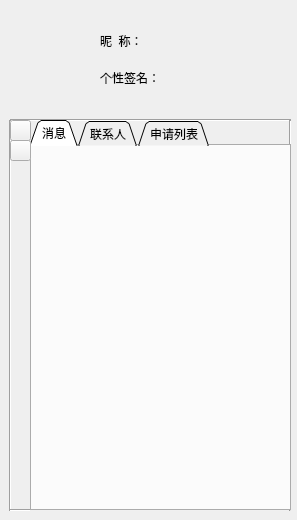
<?xml version="1.0" encoding="UTF-8"?>
<ui version="4.0">
 <class>dengluview</class>
 <widget class="QWidget" name="dengluview">
  <property name="geometry">
   <rect>
    <x>0</x>
    <y>0</y>
    <width>297</width>
    <height>520</height>
   </rect>
  </property>
  <property name="minimumSize">
   <size>
    <width>297</width>
    <height>520</height>
   </size>
  </property>
  <property name="maximumSize">
   <size>
    <width>297</width>
    <height>520</height>
   </size>
  </property>
  <property name="windowTitle">
   <string>dengluview</string>
  </property>
  <widget class="QLabel" name="label">
   <property name="geometry">
    <rect>
     <x>100</x>
     <y>30</y>
     <width>41</width>
     <height>21</height>
    </rect>
   </property>
   <property name="text">
    <string>昵  称：</string>
   </property>
  </widget>
  <widget class="Line" name="line">
   <property name="geometry">
    <rect>
     <x>10</x>
     <y>110</y>
     <width>281</width>
     <height>21</height>
    </rect>
   </property>
   <property name="orientation">
    <enum>Qt::Horizontal</enum>
   </property>
  </widget>
  <widget class="Line" name="line_2">
   <property name="geometry">
    <rect>
     <x>0</x>
     <y>120</y>
     <width>21</width>
     <height>391</height>
    </rect>
   </property>
   <property name="orientation">
    <enum>Qt::Vertical</enum>
   </property>
  </widget>
  <widget class="Line" name="line_3">
   <property name="geometry">
    <rect>
     <x>10</x>
     <y>500</y>
     <width>281</width>
     <height>21</height>
    </rect>
   </property>
   <property name="orientation">
    <enum>Qt::Horizontal</enum>
   </property>
  </widget>
  <widget class="Line" name="line_4">
   <property name="geometry">
    <rect>
     <x>275</x>
     <y>120</y>
     <width>31</width>
     <height>391</height>
    </rect>
   </property>
   <property name="orientation">
    <enum>Qt::Vertical</enum>
   </property>
  </widget>
  <widget class="QTabWidget" name="tabWidget">
   <property name="geometry">
    <rect>
     <x>30</x>
     <y>120</y>
     <width>261</width>
     <height>391</height>
    </rect>
   </property>
   <property name="cursor">
    <cursorShape>PointingHandCursor</cursorShape>
   </property>
   <property name="tabShape">
    <enum>QTabWidget::Triangular</enum>
   </property>
   <property name="currentIndex">
    <number>0</number>
   </property>
   <property name="elideMode">
    <enum>Qt::ElideNone</enum>
   </property>
   <property name="usesScrollButtons">
    <bool>false</bool>
   </property>
   <property name="documentMode">
    <bool>false</bool>
   </property>
   <property name="tabsClosable">
    <bool>false</bool>
   </property>
   <property name="movable">
    <bool>false</bool>
   </property>
   <property name="tabBarAutoHide">
    <bool>false</bool>
   </property>
   <widget class="QWidget" name="xiaoxi">
    <attribute name="title">
     <string>消息</string>
    </attribute>
   </widget>
   <widget class="QWidget" name="lianxiren_tab">
    <attribute name="title">
     <string>联系人</string>
    </attribute>
    <widget class="QToolBox" name="lianxirenfenzu">
     <property name="geometry">
      <rect>
       <x>0</x>
       <y>0</y>
       <width>261</width>
       <height>371</height>
      </rect>
     </property>
     <property name="frameShadow">
      <enum>QFrame::Plain</enum>
     </property>
     <property name="currentIndex">
      <number>0</number>
     </property>
     <widget class="QWidget" name="fenzu1">
      <property name="geometry">
       <rect>
        <x>0</x>
        <y>0</y>
        <width>261</width>
        <height>293</height>
       </rect>
      </property>
      <attribute name="label">
       <string>分组一</string>
      </attribute>
     </widget>
     <widget class="QWidget" name="fenzu2">
      <property name="geometry">
       <rect>
        <x>0</x>
        <y>0</y>
        <width>98</width>
        <height>28</height>
       </rect>
      </property>
      <attribute name="label">
       <string>分组二</string>
      </attribute>
     </widget>
     <widget class="QWidget" name="fenzu3">
      <property name="geometry">
       <rect>
        <x>0</x>
        <y>0</y>
        <width>98</width>
        <height>28</height>
       </rect>
      </property>
      <attribute name="label">
       <string>分组三</string>
      </attribute>
     </widget>
    </widget>
   </widget>
   <widget class="QWidget" name="Shengqing_tab">
    <attribute name="title">
     <string>申请列表</string>
    </attribute>
   </widget>
  </widget>
  <widget class="QLabel" name="label_2">
   <property name="geometry">
    <rect>
     <x>100</x>
     <y>70</y>
     <width>61</width>
     <height>16</height>
    </rect>
   </property>
   <property name="text">
    <string>个性签名：</string>
   </property>
  </widget>
  <widget class="QLabel" name="dengluview_qianming">
   <property name="geometry">
    <rect>
     <x>160</x>
     <y>70</y>
     <width>131</width>
     <height>16</height>
    </rect>
   </property>
   <property name="text">
    <string/>
   </property>
  </widget>
  <widget class="QLabel" name="dengluview_nicheng">
   <property name="geometry">
    <rect>
     <x>150</x>
     <y>32</y>
     <width>81</width>
     <height>20</height>
    </rect>
   </property>
   <property name="text">
    <string>&lt;html&gt;&lt;head/&gt;&lt;body&gt;&lt;p&gt;&lt;br/&gt;&lt;/p&gt;&lt;/body&gt;&lt;/html&gt;</string>
   </property>
  </widget>
  <widget class="QPushButton" name="tianjia">
   <property name="geometry">
    <rect>
     <x>10</x>
     <y>140</y>
     <width>21</width>
     <height>21</height>
    </rect>
   </property>
   <property name="styleSheet">
    <string notr="true">background-image: url(:/denglu/C:/Users/M/Desktop/tianjia.png);</string>
   </property>
   <property name="text">
    <string/>
   </property>
   <property name="checkable">
    <bool>false</bool>
   </property>
  </widget>
  <widget class="QPushButton" name="touxiangbt">
   <property name="geometry">
    <rect>
     <x>10</x>
     <y>120</y>
     <width>21</width>
     <height>21</height>
    </rect>
   </property>
   <property name="styleSheet">
    <string notr="true">background-image: url(:/denglu/C:/Users/M/Desktop/anniu.jpg);</string>
   </property>
   <property name="text">
    <string/>
   </property>
  </widget>
  <widget class="QLabel" name="label_Touxiang">
   <property name="geometry">
    <rect>
     <x>10</x>
     <y>20</y>
     <width>75</width>
     <height>75</height>
    </rect>
   </property>
   <property name="text">
    <string/>
   </property>
  </widget>
 </widget>
 <layoutdefault spacing="6" margin="11"/>
 <resources>
  <include location="denglu.qrc"/>
 </resources>
 <connections/>
</ui>
